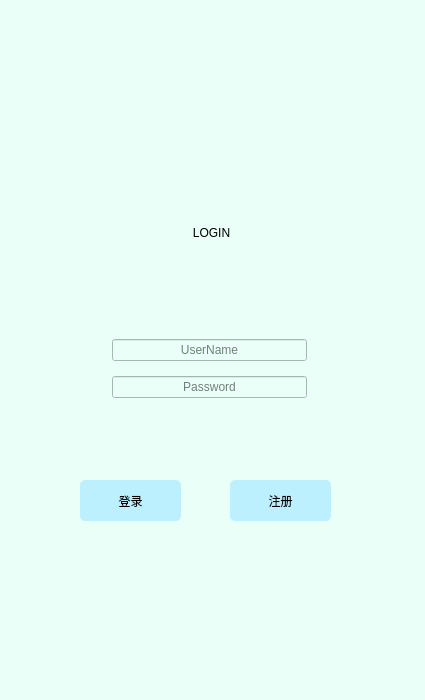
<?xml version="1.0" encoding="UTF-8"?>
<ui version="4.0">
 <class>Login</class>
 <widget class="QWidget" name="Login">
  <property name="geometry">
   <rect>
    <x>0</x>
    <y>0</y>
    <width>425</width>
    <height>700</height>
   </rect>
  </property>
  <property name="windowTitle">
   <string>Form</string>
  </property>
  <property name="styleSheet">
   <string notr="true">background-color: rgb(233, 255, 248);</string>
  </property>
  <widget class="QPushButton" name="signUpBtn">
   <property name="geometry">
    <rect>
     <x>230</x>
     <y>480</y>
     <width>101</width>
     <height>41</height>
    </rect>
   </property>
   <property name="styleSheet">
    <string notr="true">font: 12pt &quot;幼圆&quot;;
background-color: rgb(188, 240, 255);
border-radius: 5px;</string>
   </property>
   <property name="text">
    <string>注册</string>
   </property>
  </widget>
  <widget class="QLabel" name="label_3">
   <property name="geometry">
    <rect>
     <x>150</x>
     <y>210</y>
     <width>123</width>
     <height>45</height>
    </rect>
   </property>
   <property name="styleSheet">
    <string notr="true">QLabel
{
	font: 20pt &quot;Arial&quot;;
}</string>
   </property>
   <property name="text">
    <string>LOGIN</string>
   </property>
   <property name="alignment">
    <set>Qt::AlignCenter</set>
   </property>
  </widget>
  <widget class="QWidget" name="">
   <property name="geometry">
    <rect>
     <x>112</x>
     <y>330</y>
     <width>195</width>
     <height>78</height>
    </rect>
   </property>
   <layout class="QVBoxLayout" name="verticalLayout">
    <item>
     <widget class="QLineEdit" name="userName">
      <property name="styleSheet">
       <string notr="true">font: 12pt &quot;Arial&quot;;</string>
      </property>
      <property name="text">
       <string/>
      </property>
      <property name="alignment">
       <set>Qt::AlignCenter</set>
      </property>
      <property name="placeholderText">
       <string>UserName</string>
      </property>
     </widget>
    </item>
    <item>
     <widget class="QLineEdit" name="passWord">
      <property name="styleSheet">
       <string notr="true">font: 12pt &quot;Arial&quot;;</string>
      </property>
      <property name="echoMode">
       <enum>QLineEdit::Password</enum>
      </property>
      <property name="alignment">
       <set>Qt::AlignCenter</set>
      </property>
      <property name="placeholderText">
       <string>Password</string>
      </property>
     </widget>
    </item>
   </layout>
  </widget>
  <widget class="QPushButton" name="loginBtn">
   <property name="geometry">
    <rect>
     <x>80</x>
     <y>480</y>
     <width>101</width>
     <height>41</height>
    </rect>
   </property>
   <property name="styleSheet">
    <string notr="true">font: 12pt &quot;幼圆&quot;;
background-color: rgb(188, 240, 255);
 border-radius: 5px;</string>
   </property>
   <property name="text">
    <string>登录</string>
   </property>
  </widget>
 </widget>
 <resources/>
 <connections/>
</ui>
